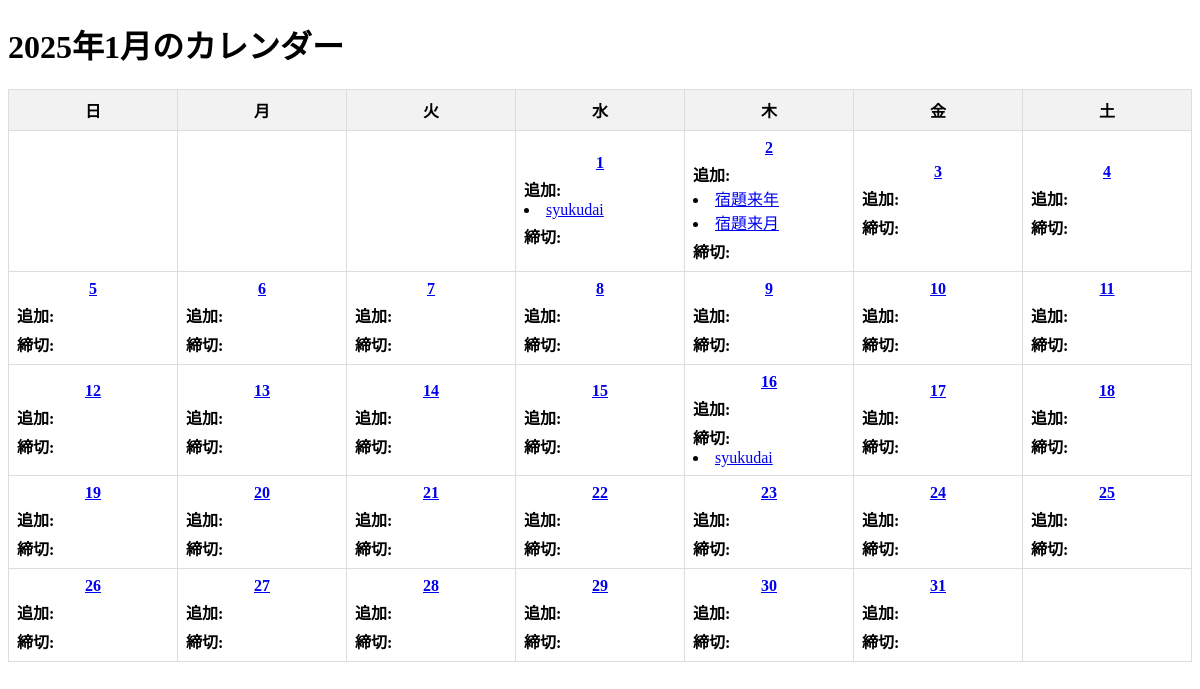
The app's page /, older data.
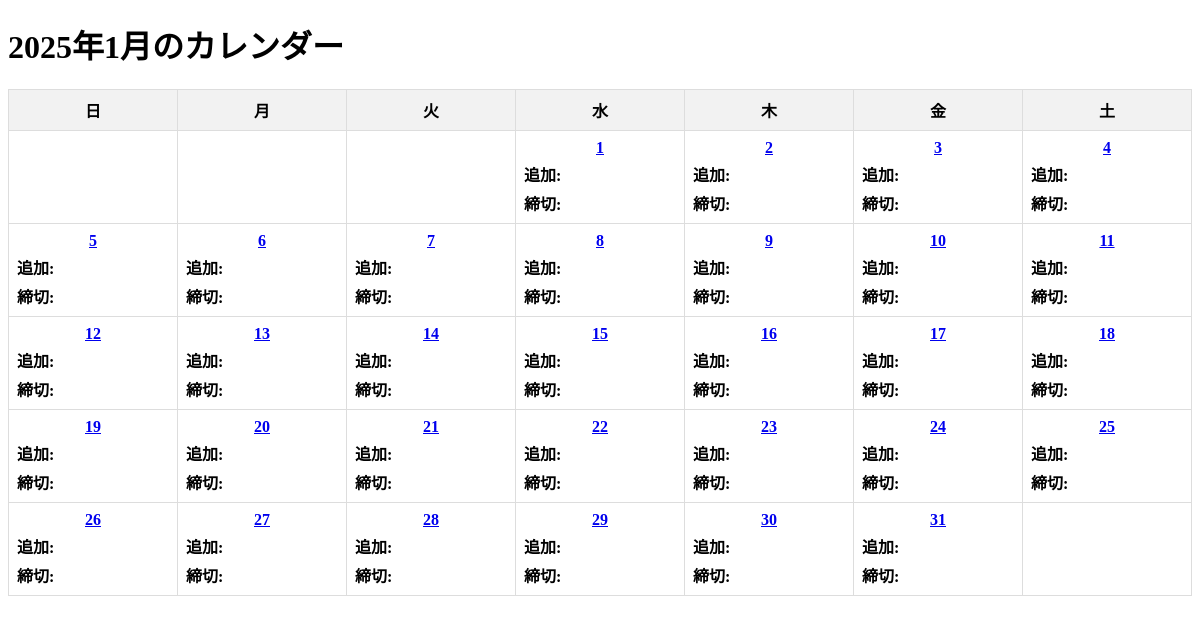
The same page, newer data.
### models/ToDo.py (models this page shows)
class ToDo(Model):
    todo = CharField()
    a_day = DateField() #追加日
    c_day = DateField() #締切日
    class Meta:
        database = db

### app.py (the view)
@app.route('/')
def index():
    now = datetime.now()
    year = now.year
    month = now.month
    cal = calendar.Calendar(firstweekday=6)
    month_days = cal.monthdayscalendar(year, month)
    Atodo = {}
    Ctodo = {}
    for i in range(1, 32):
        try:
            today = datetime(year, month, i).date()
        except ValueError:
            continue  # 日付が無効な場合（例: 2月30日）、スキップする
        Atodo[i] = list(ToDo.select().where(ToDo.a_day == today))
        Ctodo[i] = list(ToDo.select().where(ToDo.c_day == today))
    return render_template('home.html', year=year, month=month, month_days=month_days, Atodo=Atodo, Ctodo=Ctodo)

### templates/home.html (shortened to what this page needs)
<!DOCTYPE html>
<html lang="ja">
<head>
</head>
<body>
    <h1>{{ year }}年{{ month }}月のカレンダー</h1>
    <table>
        <thead>
            <tr>
                <th>日</th>
                <th>月</th>
                <th>火</th>
                <th>水</th>
                <th>木</th>
                <th>金</th>
                <th>土</th>
            </tr>
        </thead>
        <tbody>
            {% for week in month_days %}
                <tr>
                    {% for day in week %}
                        {% if day == 0 %}
                        <td></td>
                        {% else %}
                        <td>
                            <a href="{{ url_for('day_data.day_data', year=year, month=month, data=day) }}">
                                <strong>{{ day }}</strong>
                            </a>
                            <div style="text-align: left; margin-top: 5px;">
                                <strong>追加:</strong><br>
                                {% for todo in Atodo.get(day, []) %}
                                    <li>
                                        <a class="todo" href="{{ url_for('todo.todo', year=year, month=month, day=day) }}">
                                            {{ todo.todo }}
                                        </a><br>
                                    </li>
                                {% endfor %}
                            </div>
                            <div style="text-align: left; margin-top: 5px;">
                                <strong>締切:</strong><br>
                                {% for todo in Ctodo.get(day, []) %}
                                    <li>
                                        <a class="todo" href="{{ url_for('todo.todo', year=year, month=month, day=day) }}">
                                        {{ todo.todo }}
                                        </a><br>
                                    </li>
                                {% endfor %}
                            </div>
                        </td>
                        {% endif %}
                    {% endfor %}
                </tr>
            {% endfor %}
        </tbody>
    </table>
</body>
</html>

### templates/home.html (style rules this page uses)
table { width: 100%; border-collapse: collapse; }
th, td { width: 14.28%; border: 1px solid #ddd; padding: 8px; text-align: center; }
th { background-color: #f2f2f2; }

Row changes from the older to the newer data that the page shows:
removed ToDo: todo "syukudai"
removed ToDo: todo "宿題来年", shown under "2"
removed ToDo: todo "宿題来月", shown under "2"
